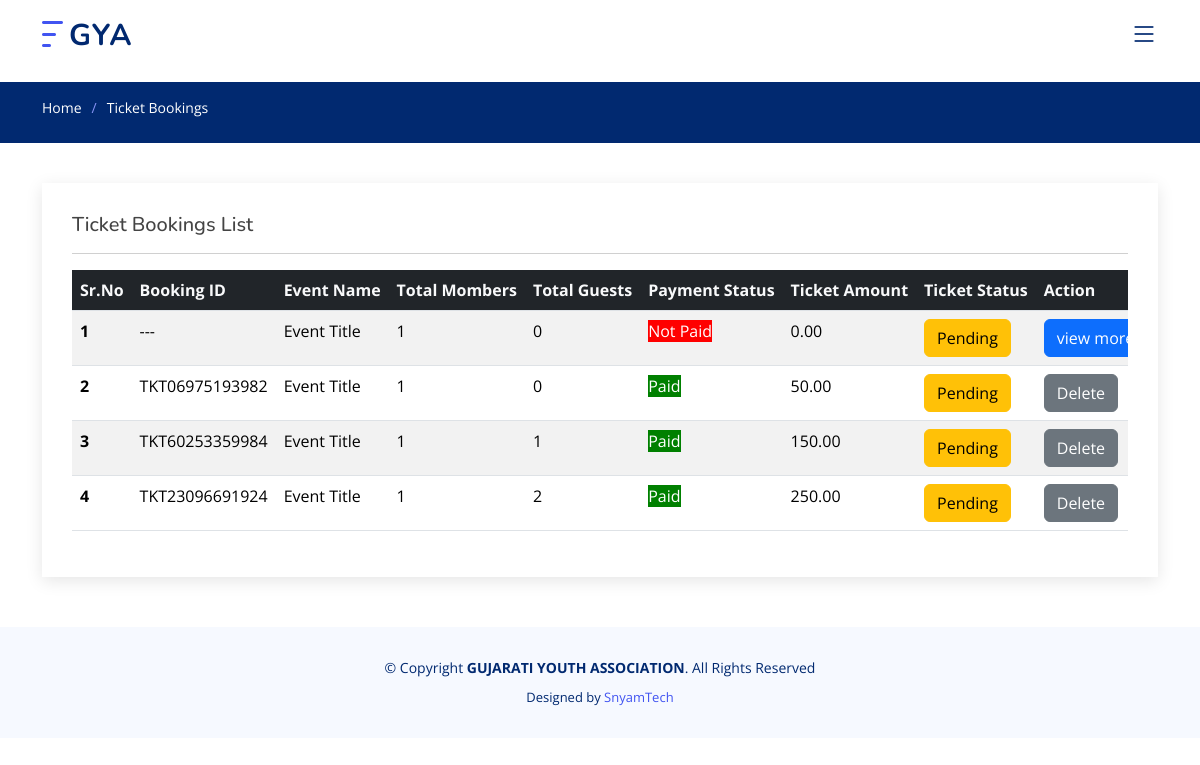
The app's page /user/bookings/ (signed in) with its own data.
### AdminApp/models.py (models this page shows, shortened)
class Event(models.Model):
    STATUS_CHOICES = (
        ('upcoming', 'Upcoming '),
        ('active', 'Active'),
        ('completed', 'Completed'),
        ('canceled', 'Canceled'),
    )
    title = models.CharField(max_length=200)
    description = models.TextField()
    location = models.CharField(max_length=300)
    start_time = models.DateTimeField()
    end_time = models.DateTimeField()
    organizer =  models.CharField(max_length=100)
    status = models.CharField(max_length=10, choices=STATUS_CHOICES, default='upcoming')
    url = models.URLField(blank=True, null=True)
    ticket_price = models.IntegerField(default=0)
    is_publish=models.BooleanField(default=False)

class Ticket(models.Model):
    user=models.ForeignKey(User, on_delete=models.CASCADE,null=True)
    ticket_id=models.CharField(max_length=50)
    event = models.ForeignKey(Event, on_delete=models.CASCADE)
    is_paid=models.BooleanField(default=False)
    booking_date=models.DateTimeField(auto_now_add=True)
    ticket_file=models.FileField(upload_to="Tickets/", max_length=1000,null=True,blank=True)
    paid_amount=models.IntegerField(default=0)
    class Meta:
        ordering = ['-booking_date']

### UserApp/views.py (the view)
# urls.py: path('bookings/', bookings, name='user_bookings'),
@user_is_member
@login_required
def bookings(request):
    try:
        tickets = Ticket.objects.filter(user=request.user).select_related()
        tickets_details = []
        for ticket in tickets:
            event = ticket.event
            ticket_members = BookingMembers.objects.filter(ticket=ticket)
            member_count = ticket_members.filter(member__isnull=False).count()
            guest_count = ticket_members.filter(guests__isnull=False).count()
            payment_status = True if ticket.is_paid else False
            total_price = ticket.paid_amount
            tickets_details.append({
                'event': event.title,
                'member_count': member_count,
                'guest_count':guest_count,
                'payment_status': payment_status,
                'price': total_price,
                'ticket_file': ticket.ticket_file,
                'id': ticket.id,  # Store ticket ID for use in actions like Delete
                'ticket_id': ticket.ticket_id,  # Store ticket ID for use in actions like Delete
            })
        return render(request, "user_bookings.html", {'tickets_details': tickets_details})
    except Exception as e:
        return render(request, "404.html", status=404)

### AdminApp/views.py (called while the page is built)
def commitee_year_for_webiste_base(request):
    commitee_year = ComiteeYear.objects.select_related()
    return {
        'commitee_year': commitee_year,
    }

### UserApp/views.py (called while the page is built)
def user_is_member(view_func):
    @wraps(view_func)
    @login_required  # Use the built-in login_required decorator
    def _wrapped_view(request, *args, **kwargs):
        user_profile = UserProfile.objects.filter(user=request.user).first()
        if user_profile and user_profile.is_member:
            return view_func(request, *args, **kwargs)
        else:
            return redirect('/membership_payment')
    return _wrapped_view

### UserApp/templates/user_bookings.html (shortened to what this page needs)
  {% extends "user_base.html" %}
  {% block content %}
  {% load crispy_forms_tags %}
  <main id="main">
    <section class="breadcrumbs">
      <div class="container">
        <ol>
                          <li><a href="{% url "user_dashboard" %}">Home</a></li>
          <li>Ticket Bookings</li>
        </ol>
      </div>
    </section>
    <section id="blog" class="blog">
      <div class="container" data-aos="fade-up">
        <div class="row">
          <div class="col-lg-12 entries">
            <article class="entry entry-single">
              <h5>Ticket Bookings List</h5>
              <hr>
              <div class="" style="overflow:scroll;">
                <table class="table table-striped" style="overflow:scroll;  width:100%; min-width: max-content;">
                  <thead>
                    <tr>
                      <th scope="col" class="bg-dark text-light">Sr.No</th>
                      <th scope="col" class="bg-dark text-light">Booking ID </th>
                      <th scope="col" class="bg-dark text-light">Event Name </th>
                      <th scope="col" class="bg-dark text-light">Total Mombers</th>
                      <th scope="col" class="bg-dark text-light">Total Guests</th>
                      <th scope="col" class="bg-dark text-light">Payment Status</th>
                      <th scope="col" class="bg-dark text-light">Ticket Amount</th>
                      <th scope="col" class="bg-dark text-light">Ticket Status</th>
                      <th scope="col" class="bg-dark text-light">Action</th>
                    </tr>
                  </thead>
                  <tbody>
                    {% for i in tickets_details %}
                    <tr>
                      <th scope="row">{{forloop.counter}}</th>
                      <td>{% if i.payment_status %}{{i.ticket_id}}{% else %}---{% endif %}</td>
                      <td>{{i.event}}</td>
                      <td class="">{{i.member_count}}</td>
                      <td class="">{{i.guest_count}}</td>
                      <td class="">
                        {% if i.payment_status %}
                        <span style="background:green; color:white;">Paid</span>
                        {% else %}
                        <span style="background:red; color:white;">Not Paid</span>
                        {% endif %}
                      </td>
                      <td class="">{{i.price}}.00</td>
                      <td class="">
                        {% if i.ticket_file %}
                        <a href="{{i.ticket_file.url}}" class="btn btn-success" download>Download</a>
                        {% else %}
                        <span class="btn btn-warning">Pending</span>
                        {% endif %}
                      </td>
                      <td class="">
                        {% if not i.payment_status %}
                        <a href="{% url "user_ticket_overview" i.id %}" class="btn btn-primary">view more</a>
                        {% endif %}
                        {% if not i.payment_status %}
                        <a href="{% url "user_delete_ticket" i.id %}" class="btn btn-danger">Delete</a>
                        {% else %}
                        <a href="" class="btn btn-secondary">Delete</a>
                        {% endif %}
                      </td>
                    </tr>
                    {% endfor %}
                  </tbody>
                </table>
              </div>
            </article>
          </div>
        </div>
      </div>
    </section>
  </main>
  {% endblock content %}

### static/assets/css/style.css (style rules this page uses)
:root { scroll-behavior: smooth; }
body { font-family: "Open Sans", sans-serif; color: #444444; }
a { color: #4154f1; text-decoration: none; }
h1, h2, h3, h4, h5, h6 { font-family: "Nunito", sans-serif; }
section { padding: 60px 0; overflow: hidden; }
.breadcrumbs { padding: 15px 0; background: #012970; min-height: 40px; margin-top: 82px; color: #fff; }
.breadcrumbs ol { display: flex; flex-wrap: wrap; list-style: none; padding: 0 0 10px 0; margin: 0; font-size: 14px; }
.breadcrumbs ol a { color: #fff; transition: 0.3s; }
.breadcrumbs ol li+li { padding-left: 10px; }
.breadcrumbs ol li+li::before { display: inline-block; padding-right: 10px; color: #8894f6; content: "/"; }
.blog { padding: 40px 0 20px 0; }
.blog .entry { padding: 30px; margin-bottom: 60px; box-shadow: 0 4px 16px rgba(0, 0, 0, 0.1); }
.blog .entry-single { margin-bottom: 30px; }

### UserApp/templates/user_base.html (style rules this page uses)
.container, .container-fluid, .container-lg, .container-md, .container-sm, .container-xl, .container-xxl { --bs-gutter-x: 1.5rem; --bs-gutter-y: 0; width: 100%; padding-right: calc(var(--bs-gutter-x) * .5); padding-left: calc(var(--bs-gutter-x) * .5); margin-right: auto; margin-left: auto }
@media (min-width:576px) { .container, .container-sm { max-width: 540px } }
@media (min-width:768px) { .container, .container-md, .container-sm { max-width: 720px } }
@media (min-width:992px) { .container, .container-lg, .container-md, .container-sm { max-width: 960px } }
@media (min-width:1200px) { .container, .container-lg, .container-md, .container-sm, .container-xl { max-width: 1140px } }
:root { --bs-breakpoint-xs: 0; --bs-breakpoint-sm: 576px; --bs-breakpoint-md: 768px; }

### records on screen
Event: event "Event Title" "Event Title" "Event Title" "Event Title"
Ticket: ticket_id "TKT06975193982"
Ticket: ticket_id "TKT60253359984"
Ticket: ticket_id "TKT23096691924"

### other values on screen
{{ i.member_count }} "1" "1" "1" "1"
{{ i.guest_count }} "0" "0" "1" "2"
{{ i.price }} "0" "50" "150" "250"
